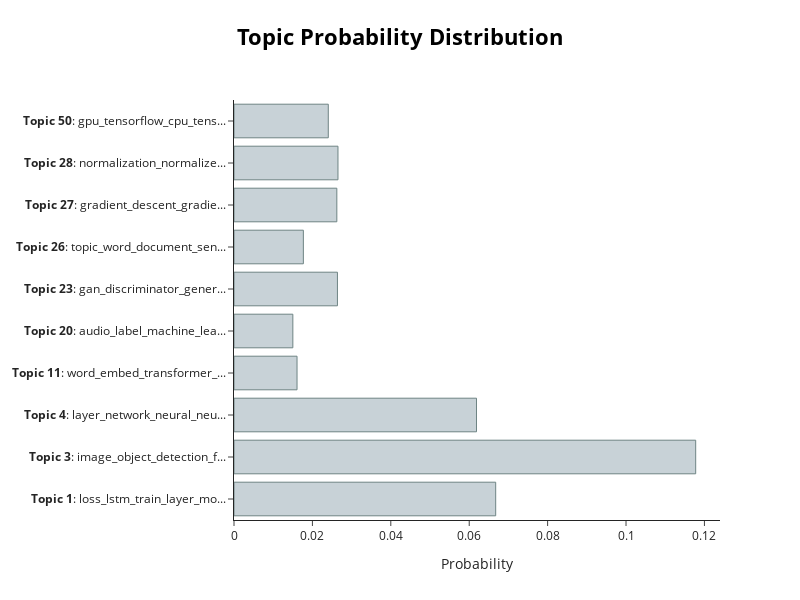

Notebook code cell kept with this figure:
### Code cell
# Visualize probability distribution
topic_model.visualize_distribution(topic_model.probabilities_[0], min_probability=0.015)

### Figure 1 — Plotly figure (JSON) as saved in the notebook; plotly's stock layout.template omitted (floating-point values rounded to 4 significant figures)
{"data": [{"marker": {"color": "#C8D2D7", "line": {"color": "#6E8484", "width": 1}}, "orientation": "h", "type": "bar", "x": [0.06675, 0.1178, 0.06186, 0.01608, 0.01501, 0.02639, 0.01769, 0.02623, 0.02652, 0.02405], "y": ["<b>Topic 1</b>: loss_lstm_train_layer_mo...", "<b>Topic 3</b>: image_object_detection_f...", "<b>Topic 4</b>: layer_network_neural_neu...", "<b>Topic 11</b>: word_embed_transformer_...", "<b>Topic 20</b>: audio_label_machine_lea...", "<b>Topic 23</b>: gan_discriminator_gener...", "<b>Topic 26</b>: topic_word_document_sen...", "<b>Topic 27</b>: gradient_descent_gradie...", "<b>Topic 28</b>: normalization_normalize...", "<b>Topic 50</b>: gpu_tensorflow_cpu_tens..."]}], "layout": {"height": 600, "hoverlabel": {"bgcolor": "white", "font": {"family": "Rockwell", "size": 16}}, "title": {"font": {"color": "Black", "size": 22}, "text": "<b>Topic Probability Distribution</b>", "x": 0.5, "xanchor": "center", "y": 0.95, "yanchor": "top"}, "width": 800, "xaxis": {"title": {"text": "Probability"}}}}
